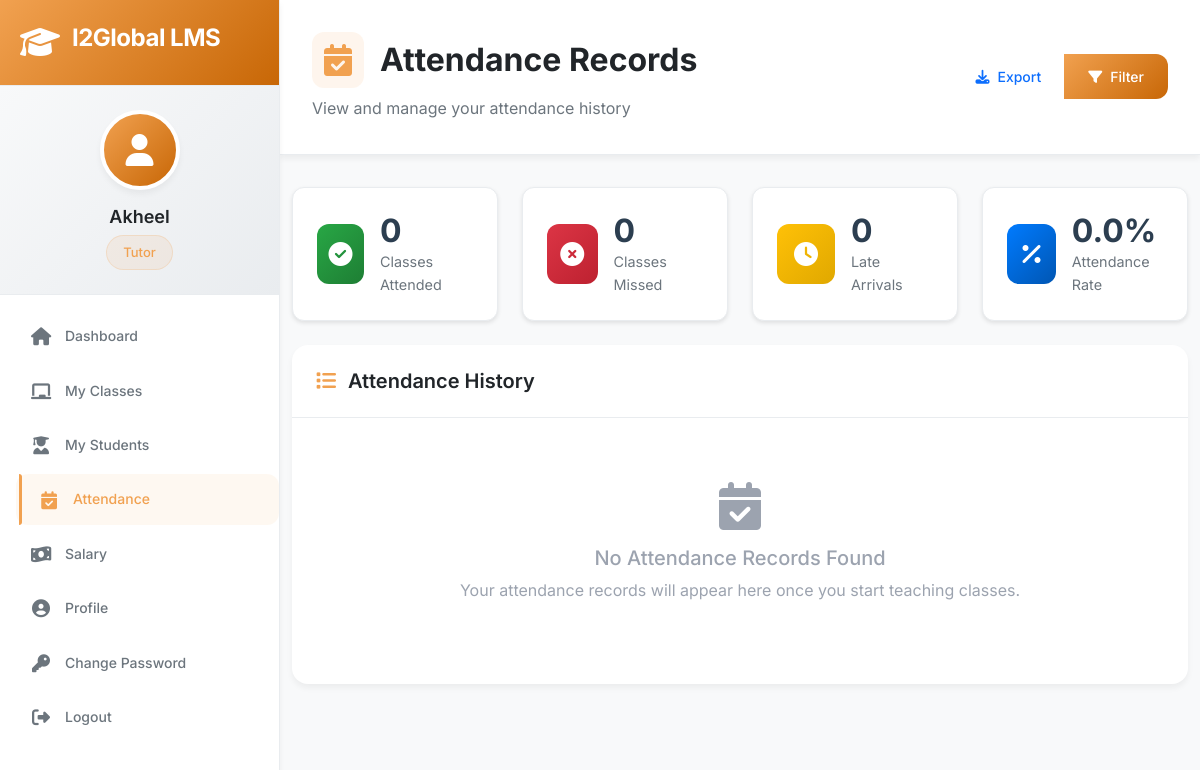
The page /tutor/attendance (signed in) on the database as committed earlier.
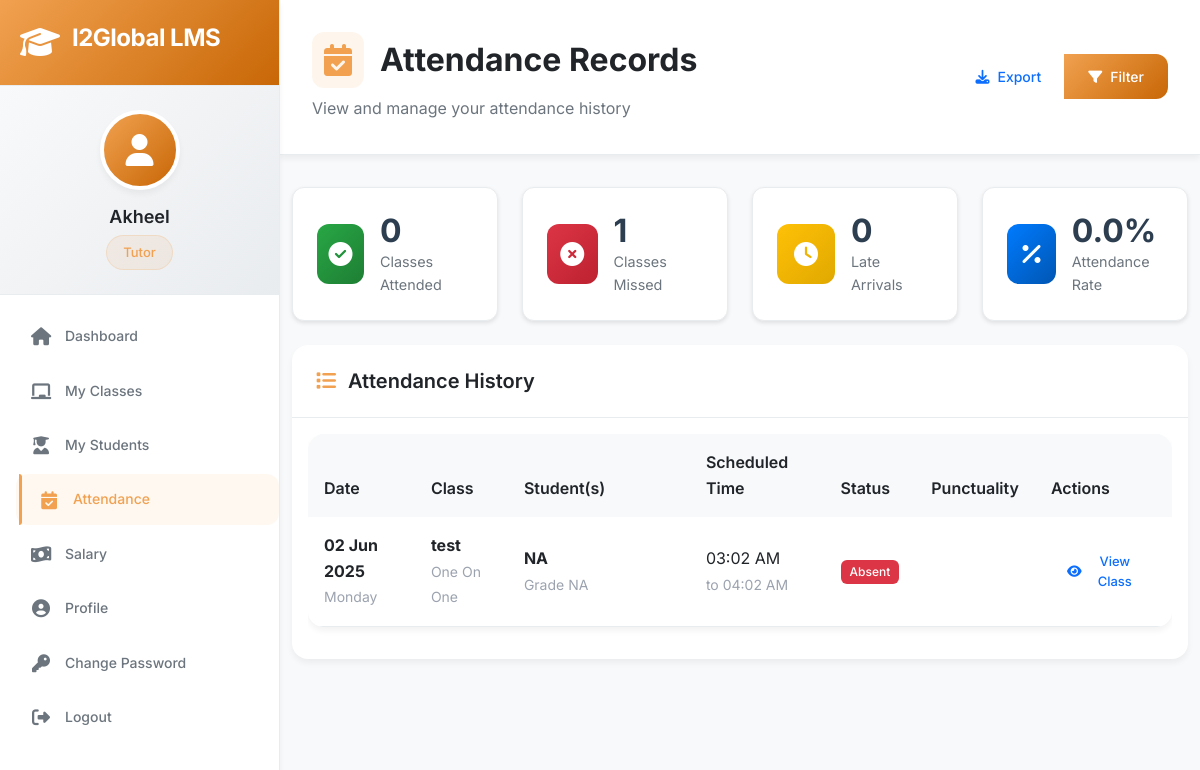
The same page on the database as committed later.
### app/models/attendance.py (models this page shows, shortened)
class Attendance(db.Model):
    __tablename__ = 'attendance'
    id = db.Column(db.Integer, primary_key=True)
    class_id = db.Column(db.Integer, db.ForeignKey('classes.id'), nullable=False)
    tutor_id = db.Column(db.Integer, db.ForeignKey('tutors.id'), nullable=False)
    student_id = db.Column(db.Integer, db.ForeignKey('students.id'), nullable=False)
    tutor_present = db.Column(db.Boolean, default=False)
    student_present = db.Column(db.Boolean, default=False)
    class_date = db.Column(db.Date, nullable=False)
    scheduled_start = db.Column(db.Time)
    scheduled_end = db.Column(db.Time)
    tutor_join_time = db.Column(db.DateTime)
    tutor_leave_time = db.Column(db.DateTime)
    student_join_time = db.Column(db.DateTime)
    student_leave_time = db.Column(db.DateTime)
    tutor_late_minutes = db.Column(db.Integer, default=0)
    student_late_minutes = db.Column(db.Integer, default=0)
    tutor_early_leave_minutes = db.Column(db.Integer, default=0)
    student_early_leave_minutes = db.Column(db.Integer, default=0)
    class_duration_actual = db.Column(db.Integer)  # Actual duration in minutes
    student_engagement = db.Column(db.String(20))  # high, medium, low
    participation_quality = db.Column(db.String(20))  # excellent, good, average, poor
    tutor_absence_reason = db.Column(db.String(100))
    student_absence_reason = db.Column(db.String(100))
    attendance_notes = db.Column(db.Text)
    behavioral_notes = db.Column(db.Text)
    technical_issues = db.Column(db.Text)
    marked_by = db.Column(db.Integer, db.ForeignKey('users.id'))
    marked_at = db.Column(db.DateTime, default=datetime.utcnow)
    verified_by = db.Column(db.Integer, db.ForeignKey('users.id'))
    verified_at = db.Column(db.DateTime)
    tutor_penalty_applied = db.Column(db.Boolean, default=False)
    penalty_amount = db.Column(db.Float, default=0.0)
    penalty_reason = db.Column(db.String(200))
    class_session = db.relationship('Class', backref='attendance_records', lazy=True)
    tutor = db.relationship('Tutor', backref='attendance_records', lazy=True)
    student = db.relationship('Student', backref='attendance_records', lazy=True)
    marked_by_user = db.relationship('User', foreign_keys=[marked_by], backref='marked_attendance', lazy=True)
    verified_by_user = db.relationship('User', foreign_keys=[verified_by], backref='verified_attendance', lazy=True)
    def get_punctuality_score(self):
        score = 100
        if self.tutor_late_minutes > 0:
            score -= min(self.tutor_late_minutes * 2, 50)  # Max 50 point deduction
        if self.student_late_minutes > 0:
            score -= min(self.student_late_minutes * 1, 25)  # Max 25 point deduction
        if self.tutor_early_leave_minutes > 0:
            score -= min(self.tutor_early_leave_minutes * 3, 60)  # Max 60 point deduction
        return max(0, score)
    @staticmethod
    def get_attendance_summary(tutor_id=None, student_id=None, start_date=None, end_date=None):
        query = Attendance.query
        if tutor_id:
            query = query.filter_by(tutor_id=tutor_id)
        if student_id:
            query = query.filter_by(student_id=student_id)
        if start_date:
            query = query.filter(Attendance.class_date >= start_date)
        if end_date:
            query = query.filter(Attendance.class_date <= end_date)
        records = query.all()
        summary = {
            'total_classes': len(records),
            'present_count': 0,
            'absent_count': 0,
            'late_count': 0,
            'total_late_minutes': 0,
            'total_penalty': 0,
            'average_punctuality_score': 0
        }
        if records:
            punctuality_scores = []
            for record in records:
                if tutor_id:
                    if record.tutor_present:
                        summary['present_count'] += 1
                    else:
                        summary['absent_count'] += 1
                    if record.tutor_late_minutes > 0:
                        summary['late_count'] += 1
                        summary['total_late_minutes'] += record.tutor_late_minutes
                    summary['total_penalty'] += record.penalty_amount or 0
                punctuality_scores.append(record.get_punctuality_score())
            summary['attendance_percentage'] = (summary['present_count'] / summary['total_classes']) * 100
            summary['average_punctuality_score'] = sum(punctuality_scores) / len(punctuality_scores)
        return summary

### app/models/class_model.py (models this page shows, shortened)
class Class(db.Model):
    __tablename__ = 'classes'
    id = db.Column(db.Integer, primary_key=True)
    subject = db.Column(db.String(100), nullable=False)
    class_type = db.Column(db.String(20), nullable=False)  # 'one_on_one', 'group', 'demo'
    grade = db.Column(db.String(10))
    board = db.Column(db.String(50))
    scheduled_date = db.Column(db.Date, nullable=False)
    scheduled_time = db.Column(db.Time, nullable=False)
    duration = db.Column(db.Integer, nullable=False)  # Duration in minutes
    end_time = db.Column(db.Time)  # Calculated field
    tutor_id = db.Column(db.Integer, db.ForeignKey('tutors.id'), nullable=False)
    primary_student_id = db.Column(db.Integer, db.ForeignKey('students.id'))  # For one-on-one
    students = db.Column(db.Text)  # JSON array of student IDs for group classes
    max_students = db.Column(db.Integer, default=1)
    platform = db.Column(db.String(50))  # 'zoom', 'google_meet', 'teams'
    meeting_link = db.Column(db.String(500))
    meeting_id = db.Column(db.String(100))
    meeting_password = db.Column(db.String(50))
    backup_link = db.Column(db.String(500))
    status = db.Column(db.String(20), default='scheduled')  # scheduled, ongoing, completed, cancelled, rescheduled
    completion_status = db.Column(db.String(20))  # completed, incomplete, no_show
    actual_start_time = db.Column(db.DateTime)
    actual_end_time = db.Column(db.DateTime)
    class_notes = db.Column(db.Text)
    topics_covered = db.Column(db.Text)  # JSON array
    homework_assigned = db.Column(db.Text)
    video_link = db.Column(db.String(500))
    materials = db.Column(db.Text)  # JSON array of material links/files
    tutor_feedback = db.Column(db.Text)
    student_feedback = db.Column(db.Text)
    admin_notes = db.Column(db.Text)
    quality_score = db.Column(db.Float)
    created_at = db.Column(db.DateTime, default=datetime.utcnow)
    created_by = db.Column(db.Integer, db.ForeignKey('users.id'))
    updated_at = db.Column(db.DateTime, default=datetime.utcnow, onupdate=datetime.utcnow)
    is_recurring = db.Column(db.Boolean, default=False)
    recurring_pattern = db.Column(db.Text)  # JSON with recurrence details
    parent_class_id = db.Column(db.Integer, db.ForeignKey('classes.id'))
    tutor = db.relationship('Tutor', backref='classes', lazy=True)
    primary_student = db.relationship('Student', backref='primary_classes', lazy=True)
    creator = db.relationship('User', backref='created_classes', lazy=True)
    parent_class = db.relationship('Class', remote_side=[id], backref='recurring_classes')

### app/models/student.py (models this page shows, shortened)
class Student(db.Model):
    __tablename__ = 'students'
    id = db.Column(db.Integer, primary_key=True)
    full_name = db.Column(db.String(100), nullable=False)
    email = db.Column(db.String(120), unique=True, nullable=False)
    phone = db.Column(db.String(20))
    date_of_birth = db.Column(db.Date)
    address = db.Column(db.Text)
    state = db.Column(db.String(50))
    pin_code = db.Column(db.String(10))
    grade = db.Column(db.String(10), nullable=False)
    board = db.Column(db.String(50), nullable=False)
    school_name = db.Column(db.String(200))
    academic_year = db.Column(db.String(20))
    course_start_date = db.Column(db.Date)
    parent_details = db.Column(db.Text)  # JSON with father and mother details
    academic_profile = db.Column(db.Text)  # JSON with learning preferences, hobbies, etc.
    subjects_enrolled = db.Column(db.Text)  # JSON array of subjects
    favorite_subjects = db.Column(db.Text)  # JSON array
    difficult_subjects = db.Column(db.Text)  # JSON array
    availability = db.Column(db.Text)  # JSON weekly schedule
    documents = db.Column(db.Text)  # JSON with document file paths
    department_id = db.Column(db.Integer, db.ForeignKey('departments.id'), nullable=False)
    relationship_manager = db.Column(db.String(100))  # RM name
    fee_structure = db.Column(db.Text)  # JSON with fee details
    is_active = db.Column(db.Boolean, default=True)
    enrollment_status = db.Column(db.String(20), default='active')  # active, paused, completed, dropped
    created_at = db.Column(db.DateTime, default=datetime.utcnow)
    last_class = db.Column(db.DateTime)
    total_classes = db.Column(db.Integer, default=0)
    attended_classes = db.Column(db.Integer, default=0)
    department = db.relationship('Department', backref='students', lazy=True)

### app/routes/tutor.py (the view)
@bp.route('/attendance')
@login_required
@tutor_required
def attendance():
    tutor = get_current_tutor()
    if not tutor:
        flash('Tutor profile not found.', 'error')
        return redirect(url_for('dashboard.index'))
    start_date = request.args.get('start_date', '')
    end_date = request.args.get('end_date', '')
    page = request.args.get('page', 1, type=int)
    query = Attendance.query.filter_by(tutor_id=tutor.id)
    if start_date:
        try:
            start_date_obj = datetime.strptime(start_date, '%Y-%m-%d').date()
            query = query.filter(Attendance.class_date >= start_date_obj)
        except ValueError:
            pass
    if end_date:
        try:
            end_date_obj = datetime.strptime(end_date, '%Y-%m-%d').date()
            query = query.filter(Attendance.class_date <= end_date_obj)
        except ValueError:
            pass
    attendance_records = query.order_by(Attendance.class_date.desc()).paginate(
        page=page, per_page=20, error_out=False
    )
    summary = Attendance.get_attendance_summary(tutor_id=tutor.id)
    return render_template('tutor/attendance.html',
                         attendance_records=attendance_records,
                         summary=summary, tutor=tutor)

### app/models/user.py (called while the page is built)
@login.user_loader
def load_user(user_id):
    return User.query.get(int(user_id))

    def get_role_display(self):
        role_map = {
            'superadmin': 'Super Admin',
            'admin': 'Admin',
            'coordinator': 'Coordinator',
            'tutor': 'Tutor'
        }
        return role_map.get(self.role, self.role.title())

### app/routes/tutor.py (called while the page is built)
def tutor_required(f):
    @wraps(f)
    def decorated_function(*args, **kwargs):
        if current_user.role != 'tutor':
            flash('Access denied. This page is for tutors only.', 'error')
            return redirect(url_for('dashboard.index'))
        return f(*args, **kwargs)
    return decorated_function

def get_current_tutor():
    return Tutor.query.filter_by(user_id=current_user.id).first()

### app/templates/tutor/attendance.html (shortened to what the changed rows need)
{% extends "base.html" %}
{% block content %}
<div class="page-header">
    <div class="d-flex justify-content-between align-items-center">
        <div>
            <h1 class="page-title">
                <i class="fas fa-calendar-check"></i>
                Attendance Records
            </h1>
        </div>
    </div>
</div>
<div class="container-fluid">
    <div class="row mb-4">
        <div class="col-lg-3 col-md-6">
            <div class="stat-card">
                <div class="stat-content">
                    <h3>{{ summary.get('absent_count', 0) }}</h3>
                    <p>Classes Missed</p>
                </div>
            </div>
        </div>
    </div>
    <div class="card">
        <div class="card-body">
            {% if attendance_records.items %}
            <div class="table-responsive">
                <table class="table table-hover">
                    <thead class="table-light">
                        <tr>
                            <th>Date</th>
                            <th>Class</th>
                            <th>Student(s)</th>
                            <th>Scheduled Time</th>
                            <th>Status</th>
                            <th>Punctuality</th>
                            <th>Actions</th>
                        </tr>
                    </thead>
                    <tbody>
                        {% for record in attendance_records.items %}
                        <tr>
                            <td>
                                <strong>{{ record.class_date.strftime('%d %b %Y') }}</strong>
                                <br>
                                <small class="text-muted">{{ record.class_date.strftime('%A') }}</small>
                            </td>
                            <td>
                                {% if record.class_session %}
                                <strong>{{ record.class_session.subject }}</strong>
                                <br>
                                <small class="text-muted">{{ record.class_session.class_type.replace('_', ' ').title() }}</small>
                                {% else %}
                                <span class="text-muted">Class details unavailable</span>
                                {% endif %}
                            </td>
                            <td>
                                {% if record.student %}
                                <div class="student-info">
                                    <strong>{{ record.student.full_name }}</strong>
                                    <br>
                                    <small class="text-muted">Grade {{ record.student.grade }}</small>
                                </div>
                                {% else %}
                                <span class="text-muted">Student info unavailable</span>
                                {% endif %}
                            </td>
                            <td>
                                {% if record.scheduled_start %}
                                {{ record.scheduled_start.strftime('%I:%M %p') }}
                                {% if record.scheduled_end %}
                                <br>
                                <small class="text-muted">to {{ record.scheduled_end.strftime('%I:%M %p') }}</small>
                                {% endif %}
                                {% else %}
                                <span class="text-muted">Time not set</span>
                                {% endif %}
                            </td>
                            <td>
                                <div class="status-info">
                                    {% if record.tutor_present %}
                                    <span class="badge bg-success">Present</span>
                                    {% else %}
                                    <span class="badge bg-danger">Absent</span>
                                    {% endif %}
                                </div>
                            </td>
                            <td>
                            </td>
                            <td>
                                <div class="btn-group btn-group-sm">
                                    {% if record.class_session %}
                                    <a href="{{ url_for('tutor.class_details', class_id=record.class_session.id) }}"
                                       class="btn btn-outline-primary btn-sm">
                                        <i class="fas fa-eye"></i>
                                        View Class
                                    </a>
                                    {% endif %}
                                </div>
                            </td>
                        </tr>
                        {% endfor %}
                    </tbody>
                </table>
            </div>
            {% else %}
            <div class="text-center py-5">
                <i class="fas fa-calendar-check fa-3x text-muted mb-3"></i>
                <h5 class="text-muted">No Attendance Records Found</h5>
                <p class="text-muted">Your attendance records will appear here once you start teaching classes.</p>
            </div>
            {% endif %}
        </div>
    </div>
</div>
{% endblock %}

Rows that differ between the two databases and show on the page:
added Attendance: class_date "02 Jun 2025", class_date "Monday", class_session.subject "test", class_session.class_type.replace "One On One", student.full_name "NA", student.grade "NA", scheduled_start "03:02 AM", scheduled_end "04:02 AM", tutor_present "Absent"
Other text that changed with them:
{{ summary.get('absent_count', 0) }}: "0" → "1"
text no longer shown: "No Attendance Records Found Your attendance records will appear here once you start teaching classes."
text now shown: "Date Class Student(s) Scheduled Time Status Punctuality Actions"
